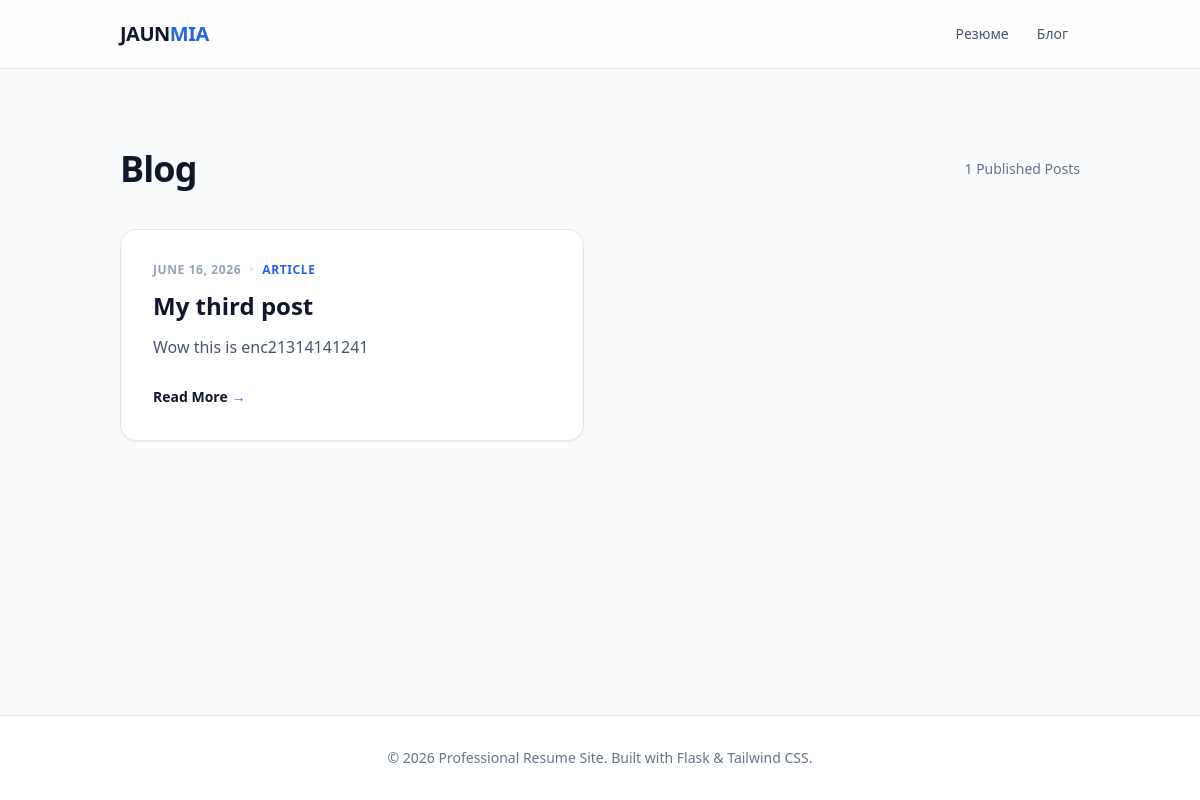
/blog/, run on an earlier commit of the app's database.
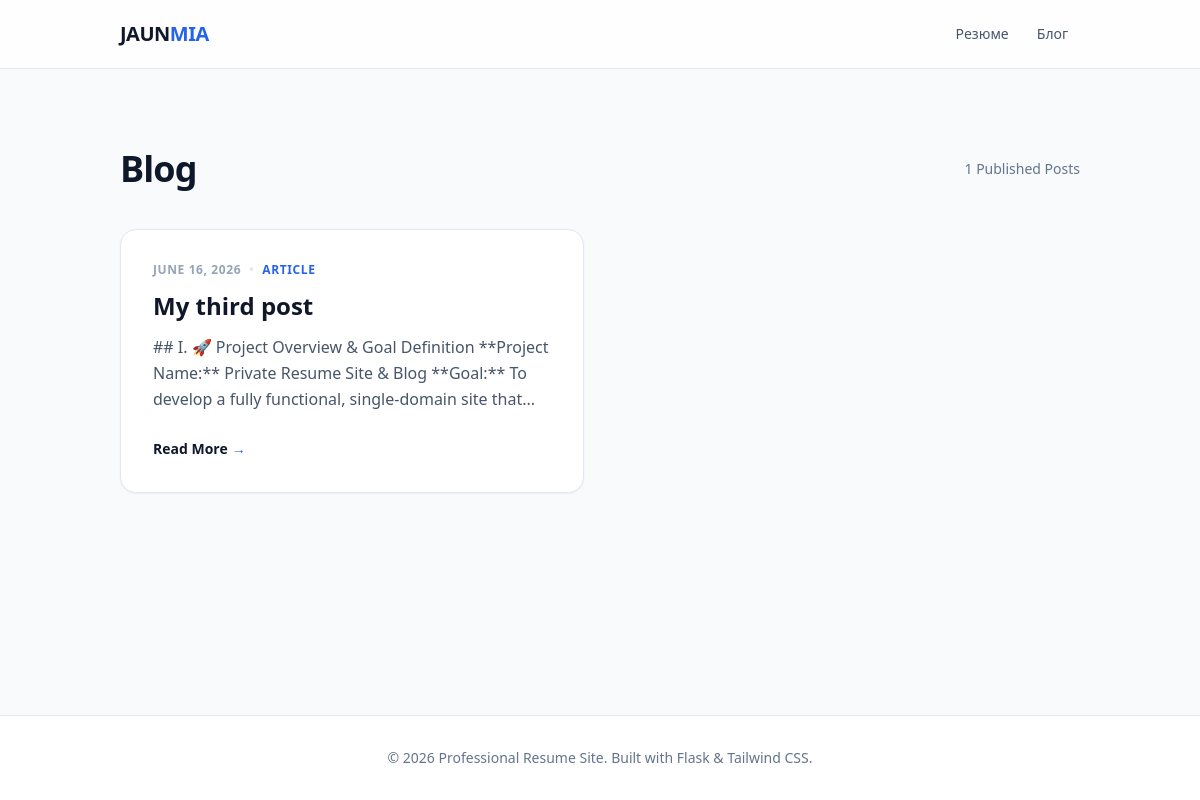
And on a later commit of the database.
### blog/models.py (models this page shows, shortened)
class BlogPost(db.Model):
    __tablename__ = 'blog_posts'
    id = db.Column(db.Integer, primary_key=True)
    title = db.Column(db.String(200), nullable=False)
    slug = db.Column(db.String(200), unique=True, nullable=False) # URL-friendly version of title
    date_posted = db.Column(db.DateTime, default=datetime.utcnow)
    content = db.Column(db.Text, nullable=False)
    is_published = db.Column(db.Boolean, default=False)

### blog/routes.py (the view)
@blog_bp.route('/')
def index():
    try:
        posts = BlogPost.query.filter_by(is_published=True).order_by(BlogPost.date_posted.desc()).all()
        return render_template('blog/index.html', posts=posts)
    except Exception as e:
        abort(500)

### templates/blog/index.html (shortened to what this page needs)
{% extends "base.html" %}
{% block content %}
<div class="py-10">
    <div class="flex justify-between items-center mb-10">
        <h1 class="text-4xl font-extrabold text-slate-900 tracking-tight">Blog</h1>
        <span class="text-sm text-slate-500 font-medium">{{ posts|length }} Published Posts</span>
    </div>
    <div class="grid grid-cols-1 md:grid-cols-2 gap-8">
        {% for post in posts %}
        <article class="group bg-white p-8 rounded-2xl border border-slate-200 shadow-sm hover:shadow-md transition-all hover:-translate-y-1">
            <div class="flex items-center gap-2 text-xs font-bold text-slate-400 uppercase tracking-wider mb-3">
                <span>{{ post.date_posted.strftime('%B %d, %Y') }}</span>
                <span class="text-slate-200">•</span>
                <span class="text-blue-600">Article</span>
            </div>
            <h2 class="text-2xl font-bold text-slate-900 mb-3 group-hover:text-blue-600 transition-colors">
                {{ post.title }}
            </h2>
            <p class="text-slate-600 leading-relaxed mb-6 line-clamp-3">
                {{ post.content | truncate(160) }}
            </p>
            <a href="{{ url_for('blog.post', slug=post.slug) }}" class="text-sm font-bold text-slate-900 inline-flex items-center gap-1 group-hover:gap-2 transition-all">
                Read More
                <span class="text-blue-600">→</span>
            </a>
        </article>
        {% else %}
        <div class="col-span-full text-center py-20 bg-slate-50 rounded-3xl border-2 border-dashed border-slate-200">
            <p class="text-slate-500 italic">No published posts yet. Stay tuned for updates!</p>
        </div>
        {% endfor %}
    </div>
</div>
{% endblock %}

### templates/base.html (shortened to what this page needs)
<!DOCTYPE html>
<html lang="en">
<head>
    <script src="https://cdn.tailwindcss.com"></script>
    <link rel="stylesheet" href="{{ url_for('static', filename='css/styles.css') }}">
</head>
<body class="bg-slate-50 text-slate-900 font-sans leading-normal flex flex-col min-h-screen">
    <nav class="bg-white/80 backdrop-blur-md sticky top-0 z-50 border-b border-slate-200 py-4 transition-all">
        <div class="max-w-5xl mx-auto px-4 sm:px-6 lg:px-8 flex justify-between items-center">
            <a href="{{ url_for('home') }}" class="text-xl font-bold tracking-tight text-slate-900 hover:text-blue-600 transition-colors duration-300 ease-in-out">
                JAUN<span class="text-blue-600">MIA</span>
            </a>
            <div class="flex space-x-1 items-center">
                <a href="{{ url_for('home') }}" class="px-3 py-2 rounded-md text-sm font-medium text-slate-600 hover:text-blue-600 hover:bg-slate-100 transition-all duration-200">Резюме</a>
                <a href="{{ url_for('blog.index') }}" class="px-3 py-2 rounded-md text-sm font-medium text-slate-600 hover:text-blue-600 hover:bg-slate-100 transition-all duration-200">Блог</a>
            </div>
        </div>
    </nav>
    <main class="flex-grow py-10">
        <div class="max-w-5xl mx-auto px-4 sm:px-6 lg:px-8">
            {% block content %}{% endblock %}
        </div>
    </main>
    <footer class="bg-white border-t border-slate-200 py-8">
        <div class="max-w-5xl mx-auto px-4 sm:px-6 lg:px-8 text-center text-slate-500 text-sm">
            <p>&copy; 2026 Professional Resume Site. Built with Flask & Tailwind CSS.</p>
        </div>
    </footer>
</body>
</html>

### templates/base.html (style rules this page uses)
:root { --accent-color: #2563eb; }

What changed in the data, as far as the page shows it:
changed BlogPost "My third post": content "Wow this is enc21314141241" → "## I. 🚀 Project Overview & Goal Definition **Project Name:** Private Resume Site & Blog **Goal:** To develop a fully functional, single-domain site that..."
